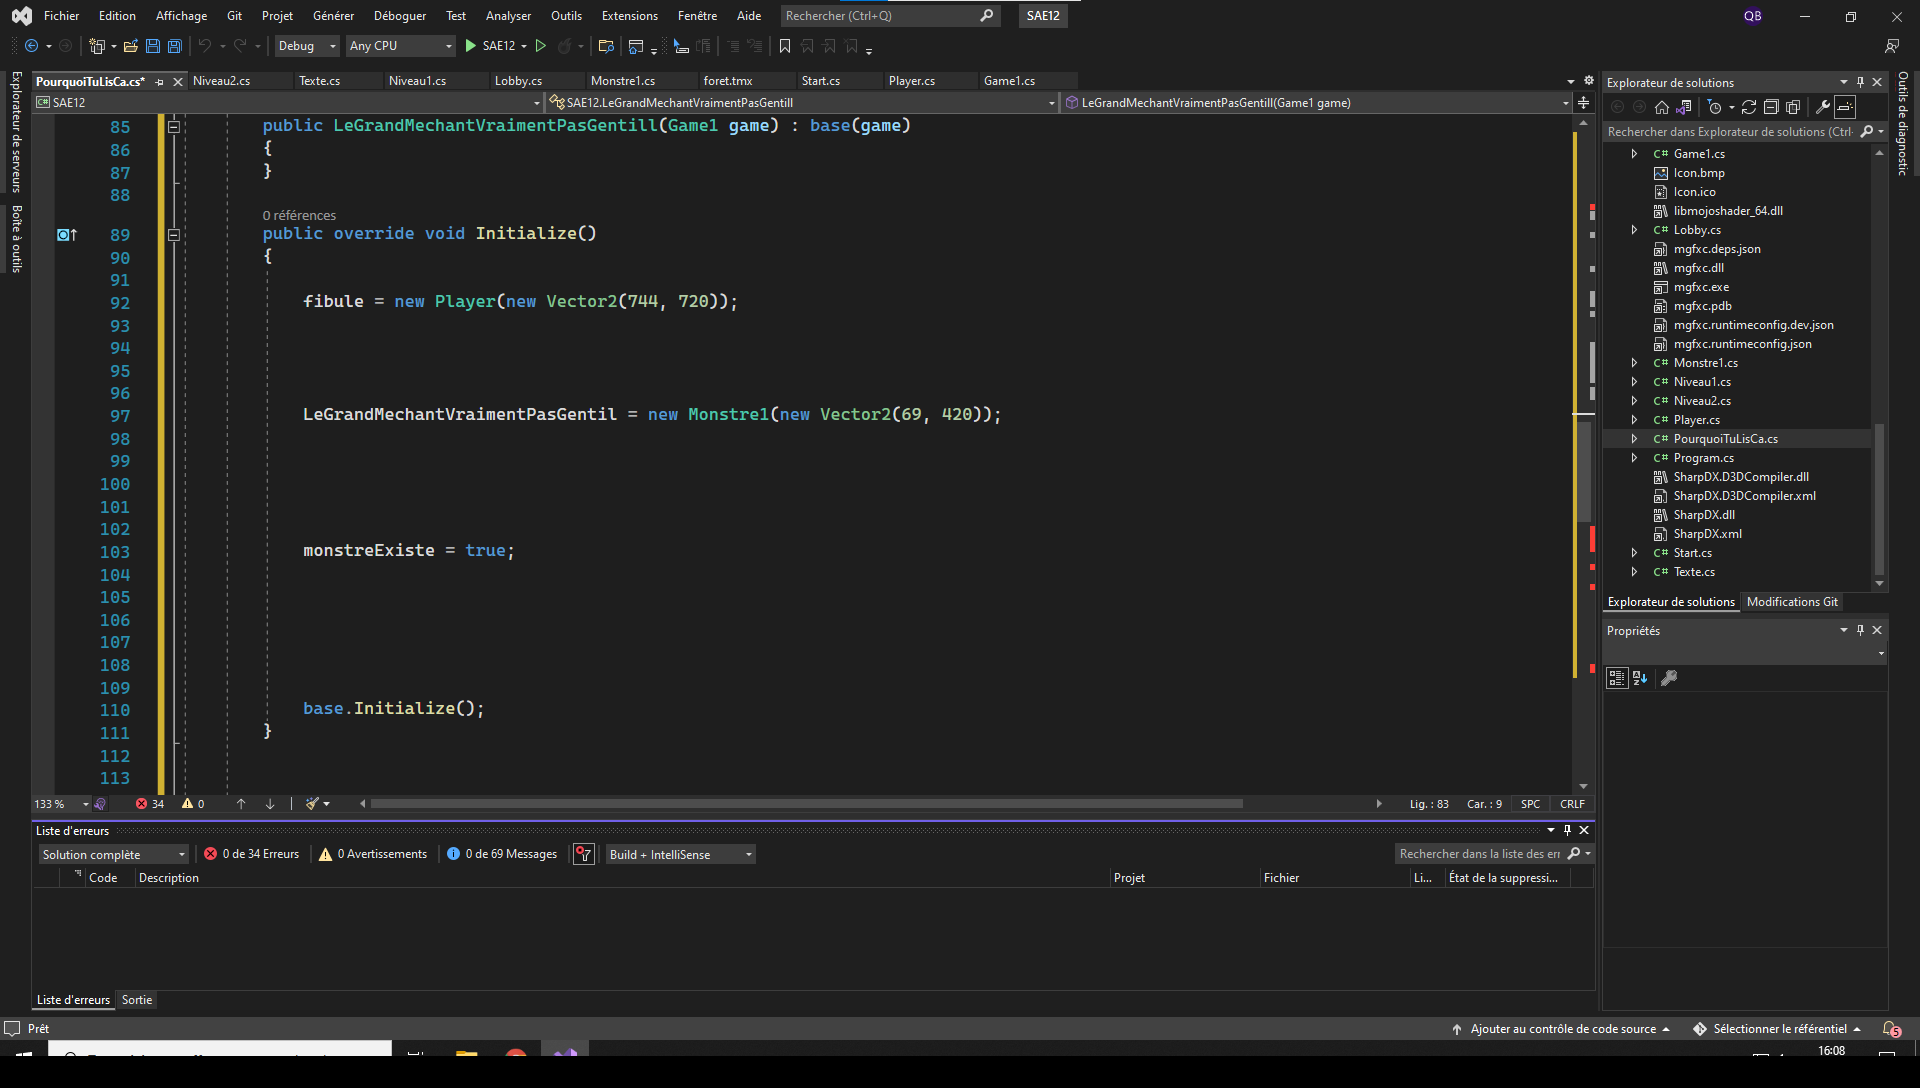

This game map was drawn from its Tiled (.tmx) file and the tilesets committed beside it. A one-line description and the trimmed map source follow:
An orthogonal 60x34 tile map with 32x32 px tiles, 3 tile layers (obstacles, interactions, Jeu).

<map version="1.9" tiledversion="1.9.2" orientation="orthogonal" renderorder="right-down" width="60" height="34" tilewidth="32" tileheight="32" infinite="0" nextlayerid="4" nextobjectid="1">
 <tileset firstgid="1" name="VS" tilewidth="32" tileheight="32" tilecount="1980" columns="60">
  <image source="VS.png" width="1920" height="1080" />
 </tileset>
 <layer id="3" name="obstacles" width="60" height="34">
  <data>[2040 cells, 219 non-empty, 1 distinct tile ids]</data>
 </layer>
 <layer id="2" name="interactions" width="60" height="34">
  <data>[2040 cells, 16 non-empty, 1 distinct tile ids]</data>
 </layer>
 <layer id="1" name="Jeu" width="60" height="34">
  <data>[2040 cells, 1980 non-empty, 1980 distinct tile ids]</data>
 </layer>
</map>
